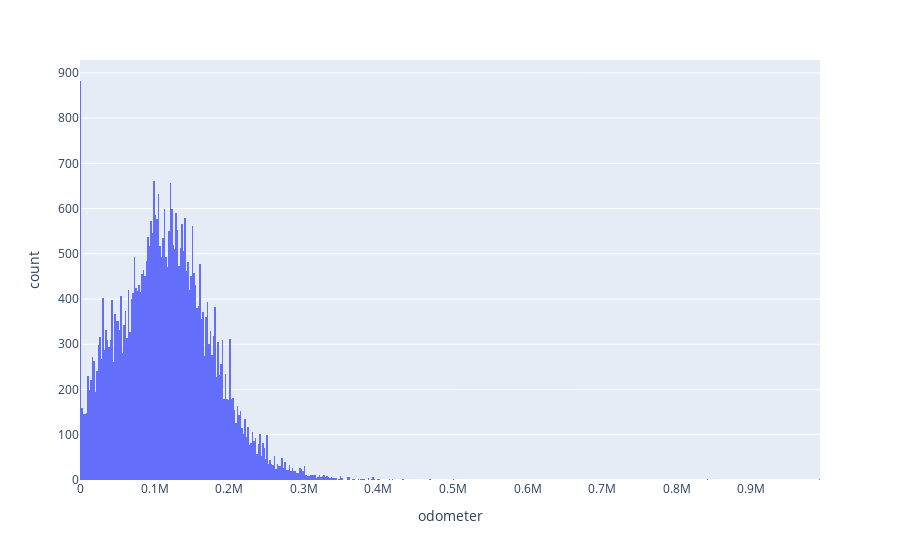

The code cell stored with this chart in its notebook:
### Code cell
import pandas as pd
import plotly.express as px

car_data = pd.read_csv('vehicles_us.csv') # leer los datos
fig = px.histogram(car_data, x="odometer") # crear un histograma
fig.show() # crear gráfico de dispersión

### Figure 1 — Plotly figure (JSON) as saved in the notebook; plotly's stock layout.template omitted (floating-point values rounded to 4 significant figures; data arrays with more than 128 entries replaced by an {"elided": "..."} marker saying what was removed)
{"data": [{"alignmentgroup": "True", "bingroup": "x", "hovertemplate": "odometer=%{x}<br>count=%{y}<extra></extra>", "legendgroup": "", "marker": {"color": "#636efa", "pattern": {"shape": ""}}, "name": "", "offsetgroup": "", "orientation": "v", "showlegend": false, "type": "histogram", "x": {"elided": "51525 int values"}, "xaxis": "x", "yaxis": "y"}], "layout": {"barmode": "relative", "legend": {"tracegroupgap": 0}, "margin": {"t": 60}, "xaxis": {"anchor": "y", "domain": [0, 1], "title": {"text": "odometer"}}, "yaxis": {"anchor": "x", "domain": [0, 1], "title": {"text": "count"}}}}
